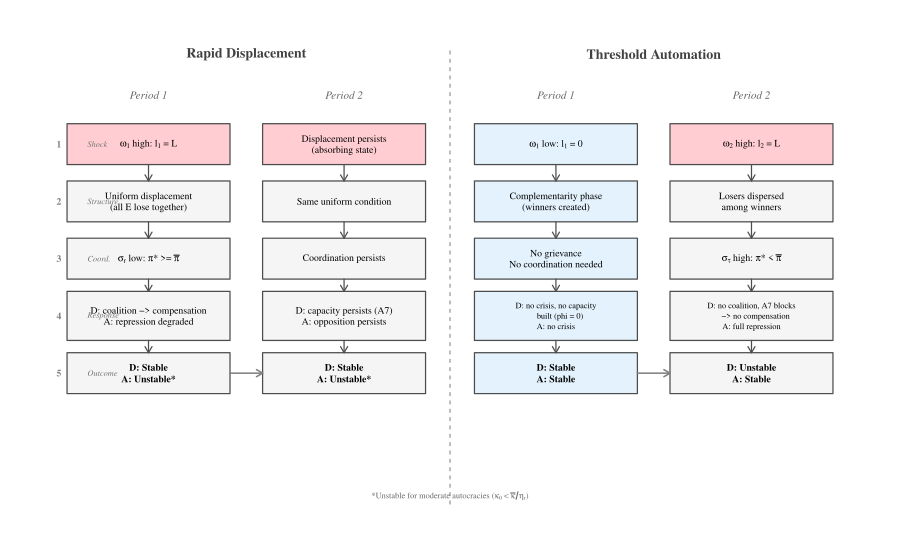

Recreate this plot in R.
pdf("figures/fig_game_timeline.pdf", width = 9, height = 5.5)
par(mar = c(0.5, 0.5, 0.5, 0.5), family = "serif")
plot.new()
plot.window(xlim = c(0, 100), ylim = c(0, 60))

# Colors
col_stable   <- "#C8E6C9"
col_unstable <- "#FFCDD2"
col_neutral  <- "#F5F5F5"
col_compl    <- "#E3F2FD"
col_border   <- "grey30"

draw_box <- function(cx, cy, w, h, label, fill = "white", border = "black",
                     cex = 0.65, font = 1, text_col = "black", lwd = 1.2) {
  rect(cx - w/2, cy - h/2, cx + w/2, cy + h/2, col = fill, border = border, lwd = lwd)
  if (is.expression(label)) {
    text(cx, cy, label, cex = cex, font = font, col = text_col)
  } else {
    text(cx, cy, label, cex = cex, font = font, col = text_col)
  }
}

draw_arrow <- function(x0, y0, x1, y1, lwd = 1.2, col = "grey30") {
  arrows(x0, y0, x1, y1, length = 0.07, lwd = lwd, col = col)
}

# Layout: two panels side by side
segments(50, 2, 50, 58, lty = 2, col = "grey50", lwd = 1.0)

# Panel titles
text(25, 57, "Rapid Displacement", cex = 0.85, font = 2, col = "grey25")
text(75, 57, "Threshold Automation", cex = 0.85, font = 2, col = "grey25")

# Period labels
text(13, 52, "Period 1", cex = 0.7, font = 3, col = "grey40")
text(37, 52, "Period 2", cex = 0.7, font = 3, col = "grey40")
text(63, 52, "Period 1", cex = 0.7, font = 3, col = "grey40")
text(87, 52, "Period 2", cex = 0.7, font = 3, col = "grey40")

# Row positions
y1 <- 46; y2 <- 39; y3 <- 32; y4 <- 25; y5 <- 18
bw <- 20; bh <- 5

# ========= LEFT PANEL: RAPID =========
x_r1 <- 13; x_r2 <- 37

# t=1
draw_box(x_r1, y1, bw, bh, expression(paste(omega[1], " high: ", l[1], " = L")),
         fill = col_unstable, border = col_border, cex = 0.58)
draw_box(x_r1, y2, bw, bh, "Uniform displacement\n(all E lose together)",
         fill = col_neutral, border = col_border, cex = 0.55)
draw_box(x_r1, y3, bw, bh, expression(paste(sigma[r], " low: ", pi, "* >= ", bar(pi))),
         fill = col_neutral, border = col_border, cex = 0.58)
draw_box(x_r1, y4, bw, bh+1, "D: coalition -> compensation\nA: repression degraded",
         fill = col_neutral, border = col_border, cex = 0.55)
draw_box(x_r1, y5, bw, bh, "D: Stable\nA: Unstable*",
         fill = col_neutral, border = col_border, cex = 0.58, font = 2)

draw_arrow(x_r1, y1 - bh/2, x_r1, y2 + bh/2)
draw_arrow(x_r1, y2 - bh/2, x_r1, y3 + bh/2)
draw_arrow(x_r1, y3 - bh/2, x_r1, y4 + (bh+1)/2)
draw_arrow(x_r1, y4 - (bh+1)/2, x_r1, y5 + bh/2)

# t=2
draw_box(x_r2, y1, bw, bh, "Displacement persists\n(absorbing state)",
         fill = col_unstable, border = col_border, cex = 0.55)
draw_box(x_r2, y2, bw, bh, "Same uniform condition",
         fill = col_neutral, border = col_border, cex = 0.55)
draw_box(x_r2, y3, bw, bh, "Coordination persists",
         fill = col_neutral, border = col_border, cex = 0.58)
draw_box(x_r2, y4, bw, bh+1, "D: capacity persists (A7)\nA: opposition persists",
         fill = col_neutral, border = col_border, cex = 0.55)
draw_box(x_r2, y5, bw, bh, "D: Stable\nA: Unstable*",
         fill = col_neutral, border = col_border, cex = 0.58, font = 2)

draw_arrow(x_r2, y1 - bh/2, x_r2, y2 + bh/2)
draw_arrow(x_r2, y2 - bh/2, x_r2, y3 + bh/2)
draw_arrow(x_r2, y3 - bh/2, x_r2, y4 + (bh+1)/2)
draw_arrow(x_r2, y4 - (bh+1)/2, x_r2, y5 + bh/2)

draw_arrow(x_r1 + bw/2, y5, x_r2 - bw/2, y5, lwd = 1.5, col = "grey50")

# ========= RIGHT PANEL: THRESHOLD =========
x_t1 <- 63; x_t2 <- 87

# t=1: complementarity
draw_box(x_t1, y1, bw, bh, expression(paste(omega[1], " low: ", l[1], " = 0")),
         fill = col_compl, border = col_border, cex = 0.58)
draw_box(x_t1, y2, bw, bh, "Complementarity phase\n(winners created)",
         fill = col_compl, border = col_border, cex = 0.55)
draw_box(x_t1, y3, bw, bh, "No grievance\nNo coordination needed",
         fill = col_compl, border = col_border, cex = 0.55)
draw_box(x_t1, y4, bw, bh+1, "D: no crisis, no capacity\n    built (phi = 0)\nA: no crisis",
         fill = col_compl, border = col_border, cex = 0.52)
draw_box(x_t1, y5, bw, bh, "D: Stable\nA: Stable",
         fill = col_compl, border = col_border, cex = 0.58, font = 2)

draw_arrow(x_t1, y1 - bh/2, x_t1, y2 + bh/2)
draw_arrow(x_t1, y2 - bh/2, x_t1, y3 + bh/2)
draw_arrow(x_t1, y3 - bh/2, x_t1, y4 + (bh+1)/2)
draw_arrow(x_t1, y4 - (bh+1)/2, x_t1, y5 + bh/2)

# t=2: threshold crossed
draw_box(x_t2, y1, bw, bh, expression(paste(omega[2], " high: ", l[2], " = L")),
         fill = col_unstable, border = col_border, cex = 0.58)
draw_box(x_t2, y2, bw, bh, "Losers dispersed\namong winners",
         fill = col_neutral, border = col_border, cex = 0.55)
draw_box(x_t2, y3, bw, bh, expression(paste(sigma[tau], " high: ", pi, "* < ", bar(pi))),
         fill = col_neutral, border = col_border, cex = 0.58)
draw_box(x_t2, y4, bw, bh+1, "D: no coalition, A7 blocks\n    -> no compensation\nA: full repression",
         fill = col_neutral, border = col_border, cex = 0.52)
draw_box(x_t2, y5, bw, bh, "D: Unstable\nA: Stable",
         fill = col_neutral, border = col_border, cex = 0.58, font = 2)

draw_arrow(x_t2, y1 - bh/2, x_t2, y2 + bh/2)
draw_arrow(x_t2, y2 - bh/2, x_t2, y3 + bh/2)
draw_arrow(x_t2, y3 - bh/2, x_t2, y4 + (bh+1)/2)
draw_arrow(x_t2, y4 - (bh+1)/2, x_t2, y5 + bh/2)

draw_arrow(x_t1 + bw/2, y5, x_t2 - bw/2, y5, lwd = 1.5, col = "grey50")

# Step labels
text(2, y1, "1", cex = 0.6, font = 2, col = "grey50")
text(2, y2, "2", cex = 0.6, font = 2, col = "grey50")
text(2, y3, "3", cex = 0.6, font = 2, col = "grey50")
text(2, y4, "4", cex = 0.6, font = 2, col = "grey50")
text(2, y5, "5", cex = 0.6, font = 2, col = "grey50")

text(5.5, y1, "Shock", cex = 0.5, font = 3, col = "grey45", adj = 0)
text(5.5, y2, "Structure", cex = 0.5, font = 3, col = "grey45", adj = 0)
text(5.5, y3, "Coord.", cex = 0.5, font = 3, col = "grey45", adj = 0)
text(5.5, y4, "Response", cex = 0.5, font = 3, col = "grey45", adj = 0)
text(5.5, y5, "Outcome", cex = 0.5, font = 3, col = "grey45", adj = 0)

# Footnote
text(50, 3, expression(paste("*Unstable for moderate autocracies (",
     kappa[0] < bar(kappa)/eta[r], ")")),
     cex = 0.50, col = "grey40")

dev.off()
